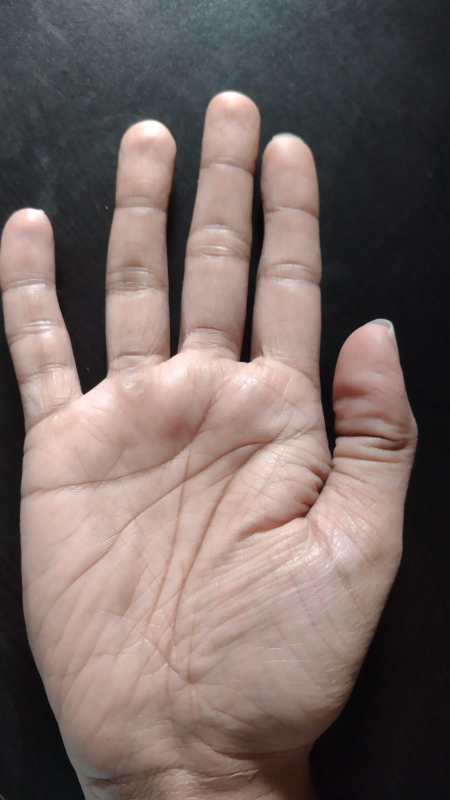
#> input picture input/Hand.jpeg, 899 x 1600 px (shown at 1/2 size); its folder holds only this picture in this run
$ python -i classification.py   (imports and definitions only)
#> lines starting #> are read from the running program, lines starting #| are printed output that depends on the picture; after the words box and inside, x2 and y2 are one past the last pixel; in counts of white or black regions, pixels touching at a corner belong together
import os
import glob
import numpy as np
import cv2
from PIL import Image
from skimage.morphology import skeletonize
import mediapipe as mp

#########################################################################################
# Sketch of idea                                                                        #
# - Build a graph : nodes = end pt. + intersection pt.                                  #
#                  edges = line segments (save pixel coordinates with next direction)   #
# - Find all possible paths(lines) from graph : graph backtracking                      #
# - Find three lines nearest to each cluster centers in feature space                   #
#   Find cluster centers using k-means clustering (k=3)                                 #
#########################################################################################

# code reference: https://google.github.io/mediapipe/solutions/hands.html
# data reference: https://drive.google.com/file/d/1B4uj-b4RuUNkC_oeCsRkuih4rjuQ6tHH/view

### 0. Load Data ###

# PLSU folder should exist in advance
# rectify images in PLSU folder
# find homography matrix using original image
# then apply homography matrix to detected line image
# input is the number 'idx' from image{idx}.jpg(.png)
# [65 lines left out: functions rectify, load_data, not called in this run]

### 1. Find possible lines ###

# connect seperated lines by gradient
# https://stackoverflow.com/questions/63727525/how-to-connect-broken-lines-that-cannot-be-connected-by-erosion-and-dilation
# https://stackoverflow.com/questions/43859750/how-to-connect-broken-lines-in-a-binary-image-using-python-opencv

# find all possible lines by graph backtracking
# lines_node : list of lines represented by nodes // ex. [[node0, ..., node3], ..., [node2, ..., node4]]
# temp : list of nodes up to now
# graph : node -> {adj. node -> line between two node} (dictionary type)
# visited_node : visited nodes up to now
# finished_node : visited nodes at least once
# node : current node
def backtrack(lines_node, temp, graph, visited_node, finished_node, node):
    end_pt = True
    for next_node in graph[node].keys():
        if not visited_node[next_node]:
            end_pt = False
            temp.append(next_node)
            visited_node[next_node] = True
            finished_node[next_node] = True
            backtrack(lines_node, temp, graph, visited_node, finished_node, next_node)
            del temp[-1]
            visited_node[next_node] = False
    # if there is no way to preceed, current node is the end node
    # add current line to the list
    if end_pt:
        line_node = []
        line_node.extend(temp)
        lines_node.append(line_node)

# find possible lines
# (1) build a graph
# (2) find all possible lines by graph backtracking
# (3) filter lines with length, direction criteria
def group(img):
    # (1) build a graph

    # (1)-1 find all nodes
    count = np.zeros(img.shape)
    nodes = []

    for j in range(1, img.shape[0] - 1):
        for i in range(1, img.shape[1] - 1):
            if img[j, i] == 0: continue
            count[j, i] = np.count_nonzero(img[j-1:j+2, i-1:i+2]) - 1
            if count[j, i] == 1 or count[j, i] >= 3:
                nodes.append((j, i))

    # sort nodes to traverse from upper-left to lower-right
    nodes.sort(key = lambda x : x[0]+x[1])

    # (1)-2 save all connections
    graph = dict()
    for node in nodes:
        graph[node] = dict()

    not_visited = np.ones(img.shape)
    for node in nodes:
        y,x = node
        not_visited[y, x] = 0
        around = np.multiply(count[y-1:y+2, x-1:x+2], not_visited[y-1:y+2, x-1:x+2])
        next_pos = np.transpose(np.nonzero(around))
        if next_pos.shape[0] == 0: continue
        for dy,dx in next_pos:
            y,x = node
            next_y = y + dy - 1
            next_x = x + dx - 1
            if dx == 0 or (dy == 0 and dx == 1):
                dy,dx = 2-dy,2-dx
            temp_line = [[y,x,0,0], [next_y,next_x,dy-1,dx-1]]
            if count[next_y, next_x] == 1 or count[next_y, next_x] >= 3:
                not_visited[next_y, next_x] = 1
                graph[tuple(temp_line[0][:2])][tuple(temp_line[-1][:2])] = temp_line
                temp_line_rev = list(reversed(temp_line))
                graph[tuple(temp_line[-1][:2])][tuple(temp_line[0][:2])] = temp_line_rev
                continue

            while(True):
                y,x = temp_line[-1][:2]
                not_visited[y, x] = 0
                around = np.multiply(count[y-1:y+2, x-1:x+2], not_visited[y-1:y+2, x-1:x+2])
                next_pos = np.transpose(np.nonzero(around))
                if next_pos.shape[0] == 0: break

                # update line
                next_y = y + next_pos[0][0] - 1
                next_x = x + next_pos[0][1] - 1
                dy,dx = next_y-y,next_x-x
                if dx == -1 or (dy == -1 and dx == 0):
                    dy,dx = -dy,-dx
                temp_line.append([next_y, next_x, dy, dx])
                not_visited[next_y, next_x] = 0

                # check end condition
                if count[next_y, next_x] == 1 or count[next_y, next_x] >= 3:
                    #if len(temp_line) > 10:
                    graph[tuple(temp_line[0][:2])][tuple(temp_line[-1][:2])] = temp_line
                    temp_line_rev = list(reversed(temp_line))
                    graph[tuple(temp_line[-1][:2])][tuple(temp_line[0][:2])] = temp_line_rev
                    not_visited[next_y, next_x] = 1
                    break
        not_visited[node[0], node[1]] = 1


    # (2) find all possible lines by graph backtracking
    lines_node = []
    visited_node = dict()
    finished_node = dict()
    for node in nodes:
        visited_node[node] = False
        finished_node[node] = False

    for node in nodes:
        if not finished_node[node]:
            temp = [node]
            visited_node[node] = True
            finished_node[node] = True
            backtrack(lines_node, temp, graph, visited_node, finished_node, node)

    # (3) filter lines with length, direction criteria
    lines = []
    for line_node in lines_node:
        num_node = len(line_node)
        if num_node == 1 : continue
        wrong = False
        line = []
        prev,cur = None,line_node[0]
        for i in range(1,num_node):
            nxt = line_node[i]
            # if the inner product of two connected line segments vectors is <0, discard it
            if i>1 and (cur[0]-prev[0])*(nxt[0]-cur[0])+(cur[1]-prev[1])*(nxt[1]-cur[1])<0:
                wrong = True
                break
            line.extend(graph[cur][nxt])
            prev,cur = cur,nxt
        # if the length is <10, discard it
        if wrong or len(line) < 10: continue
        lines.append(line)

    return lines

### 2. Choose three lines ###

# classify lines using l2 distance with centers in feature space
# remain at most 3 lines
def classify_lines(centers, lines, image_height, image_width):
    classified_lines = [None, None, None]
    line_idx = [None, None, None]
    nearest = [1e9, 1e9, 1e9]

    feature_list = np.empty((0,24))
    for line in lines:
        feature = extract_feature(line, image_height, image_width)
        feature_list = np.vstack((feature_list,feature))

    num_lines = len(lines)
    for i in range(3):
        center = centers[i]
        for j in range(num_lines):
            chosen = False
            for k in range(i-1):
                if line_idx[k]==j:
                    chosen = True
                    break
            if chosen: continue
            feature = feature_list[j]
            dist = np.linalg.norm(feature-center)
            if dist < nearest[i]:
                nearest[i] = dist
                classified_lines[i] = lines[j]
                line_idx[i] = j

    return classified_lines

### 3. Color each line ###

# color lines with BGR
# [11 lines left out: function color, not called in this run]


### Others ###

# extract feature from a line
def extract_feature(line, image_height, image_width):
    # feature = [min_y, min_x, max_y, max_x] + mean of direction info(dy,dx) * N intervals
    # => (2N+4)-dim
    image_size = np.array([image_height, image_width], dtype=np.float32)
    feature = np.append(np.min(line, axis=0)[:2]/image_size, np.max(line, axis=0)[:2]/image_size)
    feature *= 10
    N = 10
    step = len(line)//N
    for i in range(N):
        l = line[i*step:(i+1)*step]
        feature = np.append(feature, np.mean(l, axis=0)[2:])
    return feature


# find 3 cluster centers in feature space
# we can use pre-trained centers for testing
def get_cluster_centers(new_centers=False):
    if new_centers:
        # prepare good samples
        good = [12,104,193,212,220,249,256,295,304,396,402,487,698,908,992]
        for idx in good:
            rectified = rectify(idx)
            cv2.imwrite("good_sample/image"+str(idx)+".png",rectified)

        # put all data in feature space
        data = np.empty((0,24))
        for img_path in glob.glob("good_sample/*.png"):
            img = cv2.imread(img_path)
            skel_img = cv2.cvtColor(skeletonize(img), cv2.COLOR_BGR2GRAY)
            lines = group(skel_img)
            for line in lines:
                feature = extract_feature(line, 1024, 1024)
                data = np.vstack((data,feature))

        # k-means clustering (k=3)
        criteria = (cv2.TERM_CRITERIA_EPS|cv2.TERM_CRITERIA_MAX_ITER, 10, 1.0)
        ret, label, centers = cv2.kmeans(data.astype(np.float32), 3, None, criteria, 10, cv2.KMEANS_RANDOM_CENTERS)

        # sort centers according to max_y
        centers = list(centers)
        centers.sort(key = lambda x : x[2])
    else:
        centers = [np.array([5.232849  , 4.881592  , 6.3223267 , 6.64093   , 0.8113839 ,
                            0.655735  , 0.82874316, 0.74796075, 0.7993417 , 0.8345605 ,
                            0.68143266, 0.90320605, 0.5769709 , 0.9721149 , 0.53258324,
                            0.98307294, 0.4804058 , 0.9829783 , 0.36796156, 0.99141085,
                            0.24345541, 0.99082345, 0.30017138, 0.9736235 ], dtype=np.float32),
                     np.array([5.645419  , 4.169626  , 7.126243  , 6.0026045 , 0.3532842 ,
                            0.928315  , 0.4692493 , 0.9680717 , 0.578683  , 0.9680221 ,
                            0.7227269 , 0.9454175 , 0.7741767 , 0.9495983 , 0.7802345 ,
                            0.89685285, 0.8743354 , 0.8478447 , 0.85625464, 0.82669544,
                            0.88459945, 0.8000444 , 0.8956431 , 0.74734426], dtype=np.float32),
                     np.array([5.755994  , 3.8910964 , 8.680631  , 5.3926454 , 0.4247846 ,
                            0.93111324, 0.6940754 , 0.9203782 , 0.8567455 , 0.767301  ,
                            0.9177662 , 0.6054738 , 0.9801044 , 0.47111732, 0.9812451 ,
                            0.34593108, 0.97122467, 0.28715244, 0.9036454 , 0.26124895,
                            0.8069528 , 0.25324377, 0.59989274, 0.32016128], dtype=np.float32)]
    return centers

# def classify(path_to_palmline_image):
#     # load (rectified) test data
#     # num_data = 10
#     # load_data(num_data)

#     # get cluster centers
#     centers = get_cluster_centers()

#     palmline_img = cv2.imread(path_to_palmline_image)
#     kernel = np.ones((3, 3), np.uint8)
#     # dilated = cv2.dilate(palmline_img, kernel, iterations=3)
#     # eroded = cv2.erode(dilated, kernel, iterations=3)
#     skel_img = cv2.cvtColor(skeletonize(palmline_img), cv2.COLOR_BGR2GRAY)

#     #cv2.imwrite('results/skel.jpg',skel_img)

#     lines = group(skel_img)  # get candidate lines
#     lines = classify_lines(centers, lines, palmline_img.shape[0], palmline_img.shape[1])  # choose 3 lines from candidates
#     # colored_img = color(skel_img, classified_lines) # color 3 lines (RGB)

#     return lines

def classify(path_to_palmline_image):
    # Get cluster centers
#> called with path_to_palmline_image = '../../input/Hand.jpeg'
    centers = get_cluster_centers()

    # Load the palmline image
    palmline_img = cv2.imread(path_to_palmline_image)
#> palmline_img is the input picture: shape (1600, 899, 3); mean B, G, R 99.2, 102.6, 117.6

    # Check if image is loaded properly
    if palmline_img is None:
        raise ValueError(f"Image not found or invalid format: {path_to_palmline_image}")

    kernel = np.ones((3, 3), np.uint8)

    # Skeletonize the image (convert to grayscale first)
    gray_img = cv2.cvtColor(palmline_img, cv2.COLOR_BGR2GRAY)
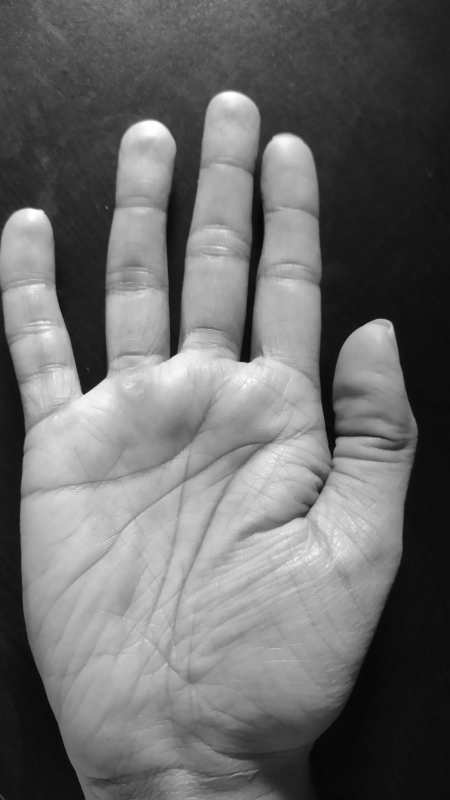
#> gray_img: shape (1600, 899) (shown at 1/2 size); min 4, max 255, mean 106.7
    skeleton = skeletonize(gray_img > 0)  # Skeletonize expects a binary image
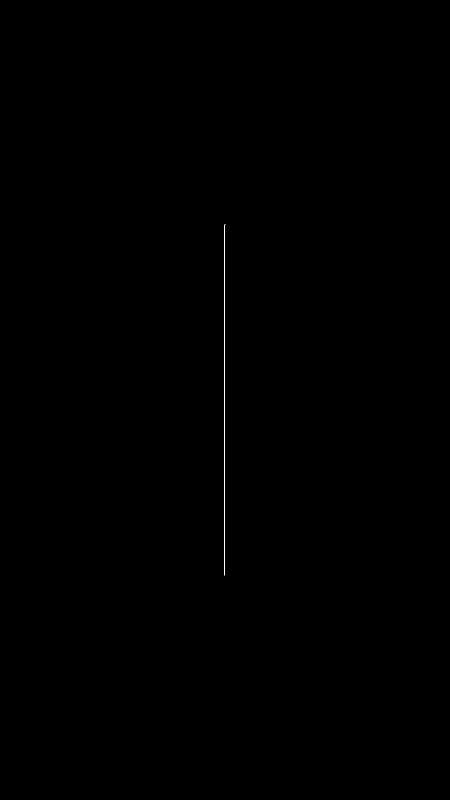
#> skeleton: shape (1600, 899) bool (shown at 1/2 size); 0.05% white in thin lines or dots, all inside (x1, y1, x2, y2) = (448, 448, 451, 1151)

    # Convert skeleton to uint8 format
    skel_img = (skeleton * 255).astype(np.uint8)

    # Get candidate lines
    lines = group(skel_img)
#> after the loop in group, `for j in range(1, img.shape[0] - 1):`: nodes = [(448, 450), (1150, 448)]
#> the loop in group, `for node in nodes:` made 2 passes
#> after the loop in group, `for node in nodes:`: graph = 2 items
#> the loop in group, `for node in nodes:` made 2 passes
#> after the loop in group, `for node in nodes:`: not_visited: shape (1600, 899) float64; values 0 (black) and 1 (white), 100% white; black in thin lines or dots, all inside (x1, y1, x2, y2) = (448, 449, 450, 1151)
#> after the loop in group, `for node in nodes:`: finished_node = {(448, 450): False, (1150, 448): False}
#> the loop in group, `for node in nodes:` made 2 passes
#> after the loop in group, `for node in nodes:`: finished_node = {(448, 450): True, (1150, 448): True}; visited_node = {(448, 450): True, (1150, 448): False}
#> the loop in group, `for line_node in lines_node:` made 1 pass
#> (line_node, num_node) on pass 1: ([(448, 450), (1150, 448)], 2)
#> after the loop in group, `for line_node in lines_node:`: lines = 1 item
#> lines = 1 item
    # Classify lines
    lines = classify_lines(centers, lines, palmline_img.shape[0], palmline_img.shape[1])
#> the loop in classify_lines, `for line in lines:` made 1 pass
#> (image_size in extract_feature, feature, N in extract_feature, step in extract_feature) on pass 1: ([1600, 899], [2.8, 4.98, 7.19, 5.01], 10, 70)
#> in classify_lines, `num_lines = len(lines)`: num_lines = 1
#> after the loop in classify_lines, `for i in range(3):`: classified_lines = 3 items; nearest = [4.47, 4.33, 1e+09]
#> lines = 3 items

    return lines

>>> result = classify('../../input/Hand.jpeg')
#> result = 3 items
